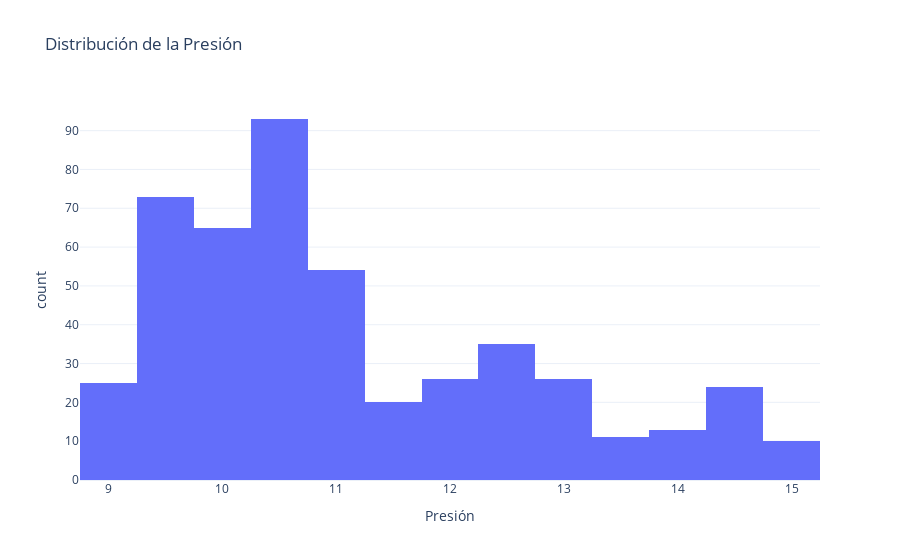

The code cell stored with this chart in its notebook:
### Markdown cell above
El Dataset contiene en su mayoria datos de tipo `float`  y sin valores nulos

### Code cell
fig_presion = px.histogram(df, x="presion", nbins=20, title="Distribución de la Presión",
                           labels={"presion": "Presión"}, template="plotly_white")
fig_presion.show()

### Figure 1 — Plotly figure (JSON) as saved in the notebook; plotly's stock layout.template omitted (floating-point values rounded to 4 significant figures; data arrays with more than 128 entries replaced by an {"elided": "..."} marker saying what was removed)
{"data": [{"alignmentgroup": "True", "bingroup": "x", "hovertemplate": "Presión=%{x}<br>count=%{y}<extra></extra>", "legendgroup": "", "marker": {"color": "#636efa", "pattern": {"shape": ""}}, "name": "", "nbinsx": 20, "offsetgroup": "", "orientation": "v", "showlegend": false, "type": "histogram", "x": {"elided": "475 float values"}, "xaxis": "x", "yaxis": "y"}], "layout": {"barmode": "relative", "legend": {"tracegroupgap": 0}, "title": {"text": "Distribución de la Presión"}, "xaxis": {"anchor": "y", "domain": [0, 1], "title": {"text": "Presión"}}, "yaxis": {"anchor": "x", "domain": [0, 1], "title": {"text": "count"}}}}
